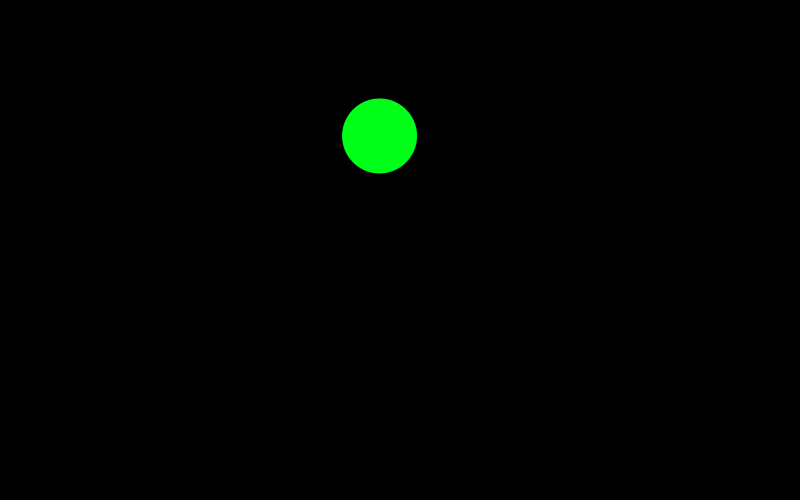
Frame 1 (no input)
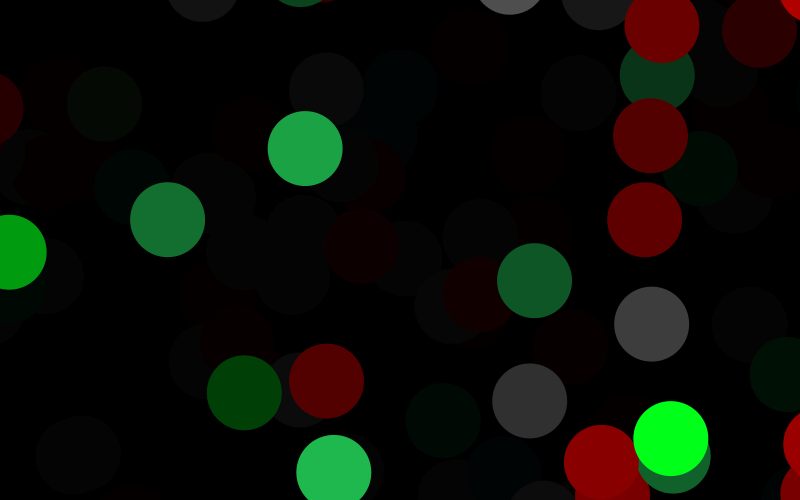
Frame 60 (the mouse pressed at the canvas centre just before this capture)
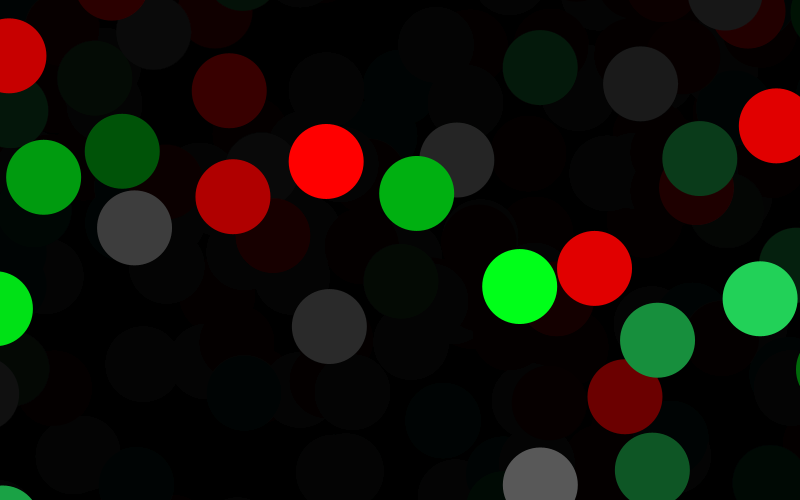
Frame 120 (the mouse held since frame 60 and released just before this capture)

The Processing sketch that drew these frames (run headless with seeded random() and noise(); from frame 60 on, the mouse is pressed at the canvas centre):

// Processing sketch: processing_171604
// ── processing_171604.pde

float speedx = 5;
float speedy = random(50,100);


void setup(){
  size(800,500);
  frameRate(30);
  background(0);

}
  void ball(float posx, float posy,int r, int g, int b){
    fill(r,g,b);
    ellipse(posx+random(-800,800),posy+random(-500,500),75,75);
    posx = posx + speedx; 
    
    if (posx+75/2 >= 500 || posx-75/2 <= 0){
     speedx=-speedx;    
    } 
  
  posy = posy + speedy;
  if (posy+75/2 >= 500 || posy-75/2 <= 0){
     speedy=-speedy;    
    } 
    }
  void draw(){
    noStroke();
        fill(0,30);
    rect(0,0,width,height);
    ball(10,10,255,0,0);
    ball(100,50,100,100,100);
    ball(50,100,34,209,88);
    ball(300,300,0,255,25);
    ball(400,400,255,0,0);
}
    
    
